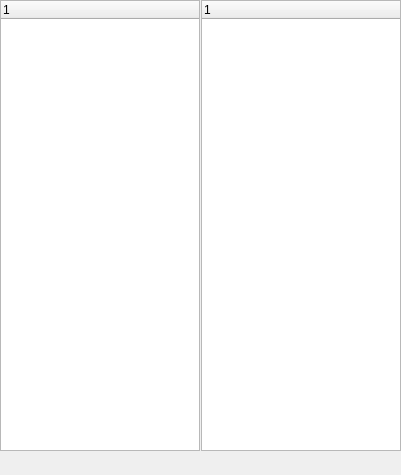
<?xml version="1.0" encoding="UTF-8"?>
<ui version="4.0">
 <class>CDataZoneRightDockWidget</class>
 <widget class="QDockWidget" name="CDataZoneRightDockWidget">
  <property name="geometry">
   <rect>
    <x>0</x>
    <y>0</y>
    <width>401</width>
    <height>475</height>
   </rect>
  </property>
  <property name="windowTitle">
   <string>DataZoneRight</string>
  </property>
  <widget class="QWidget" name="dockWidgetContents">
   <widget class="QWidget" name="layoutWidget">
    <property name="geometry">
     <rect>
      <x>0</x>
      <y>0</y>
      <width>401</width>
      <height>451</height>
     </rect>
    </property>
    <layout class="QHBoxLayout" name="horizontalLayout_3">
     <property name="spacing">
      <number>1</number>
     </property>
     <item>
      <widget class="QTreeWidget" name="treeWidget">
       <column>
        <property name="text">
         <string notr="true">1</string>
        </property>
       </column>
      </widget>
     </item>
     <item>
      <widget class="QTreeWidget" name="treeWidget_2">
       <column>
        <property name="text">
         <string notr="true">1</string>
        </property>
       </column>
      </widget>
     </item>
    </layout>
   </widget>
  </widget>
 </widget>
 <resources/>
 <connections/>
</ui>
